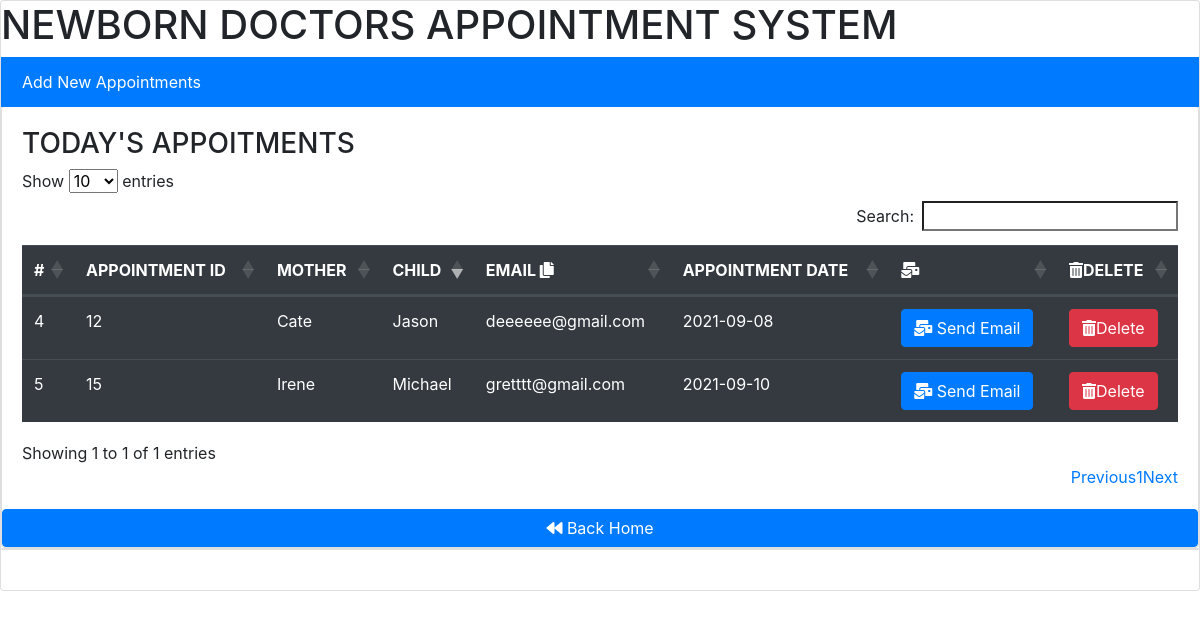
Screenshot of /visit.php with the database file from the repository.
### tables this page shows
CREATE TABLE IF NOT EXISTS `visit` (
  `id` int(11) NOT NULL AUTO_INCREMENT,
  `appid` int(11) NOT NULL,
  `mname` varchar(255) NOT NULL,
  `cname` varchar(255) NOT NULL,
  `email` varchar(2555) NOT NULL,
  `datev` date NOT NULL,
  PRIMARY KEY (`id`)
);

### visit.php (the view, shortened to what this page needs)
<!DOCTYPE html>
<html lang="en">
<head>
    <link rel="stylesheet" href="https://stackpath.bootstrapcdn.com/bootstrap/4.3.1/css/bootstrap.min.css">
<link rel="stylesheet" href="https://cdn.datatables.net/1.10.25/css/dataTables.bootstrap4.min.css">
<link rel="stylesheet" href="https://pro.fontawesome.com/releases/v5.10.0/css/all.css"/>
    <div class="card">
    <!DOCTYPE html>
    <h1>NEWBORN DOCTORS APPOINTMENT SYSTEM</h1>
</head>
<body>
  <a href="nextvisit.php" class="list-group-item list-group-item-action active">Add New Appointments</a>
<div class="card">
              <div class="card-body">
<?php
$conn = mysqli_connect("localhost","root","");
$query = "SELECT * FROM visit";
$query_run = mysqli_query($conn, $query);
?>
              <table  id="tableid" class="table table-dark">
  <thead>
    <h3>TODAY'S APPOITMENTS</h3>
    <tr>
      <th scope="col">#</th>
      <th scope="col">APPOINTMENT ID</th>
      <th scope="col">MOTHER</th>
      <th scope="col">CHILD</th>
      <th scope="col">EMAIL  <i class="fas fa-copy    "></i></th>
      <th scope="col">APPOINTMENT DATE</th>
      <th scope="col"> <i class="fas fa-mail-bulk    "></i> </th>
      <th scope="col"><i class="fas fa-trash-alt"></i>DELETE</th>
    </tr>
  </thead>
  <?php
if($query_run){
foreach($query_run as $row){
      ?>
  <tbody>
    <tr>
      <td><?php echo $row['id']; ?></td>
      <td><?php echo $row['appid']; ?></td>
      <td><?php echo $row['mname']; ?></td>
      <td><?php echo $row['cname']; ?></td>
      <td><?php echo $row['email']; ?></td>
      <td><?php echo $row['datev']; ?></td>
      <td>
      <a class="btn btn-primary" href="\New\mailsend/index.php" role="button"> <i class="fas fa-mail-bulk    "></i> Send Email</a>
      </td>
       <td>
        <button class="btn btn-danger delete" name="delete" type="button"><i class="fas fa-trash-alt    "></i>Delete</button>
      </td>
    </tr>
  </tbody>
  <?php
    }
}
else{
    echo "No Record Found";
}
?>
</table>
              </div>
              <a class="btn btn-primary" href="index.php" role="button"> <i class="fas fa-backward    "></i> Back Home</a>
           </div>
<div class="card"></div>
    <div class="card-body"></div>
</body>
</html>

### rows the page displays
visit: id "4", appid "12", mname "Cate", cname "Jason", email "deeeeee@gmail.com", datev "2021-09-08"
visit: id "5", appid "15", mname "Irene", cname "Michael", email "gretttt@gmail.com", datev "2021-09-10"
